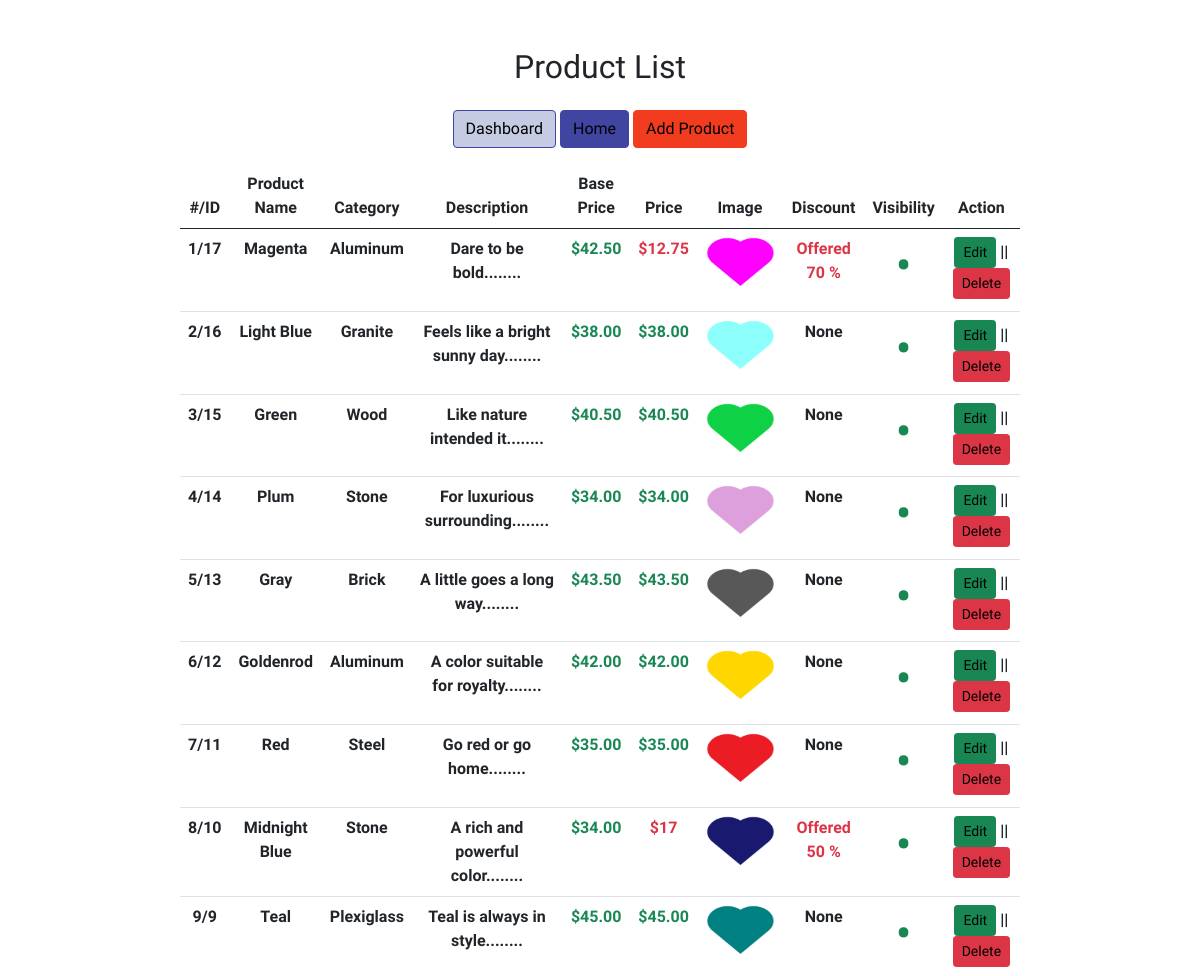
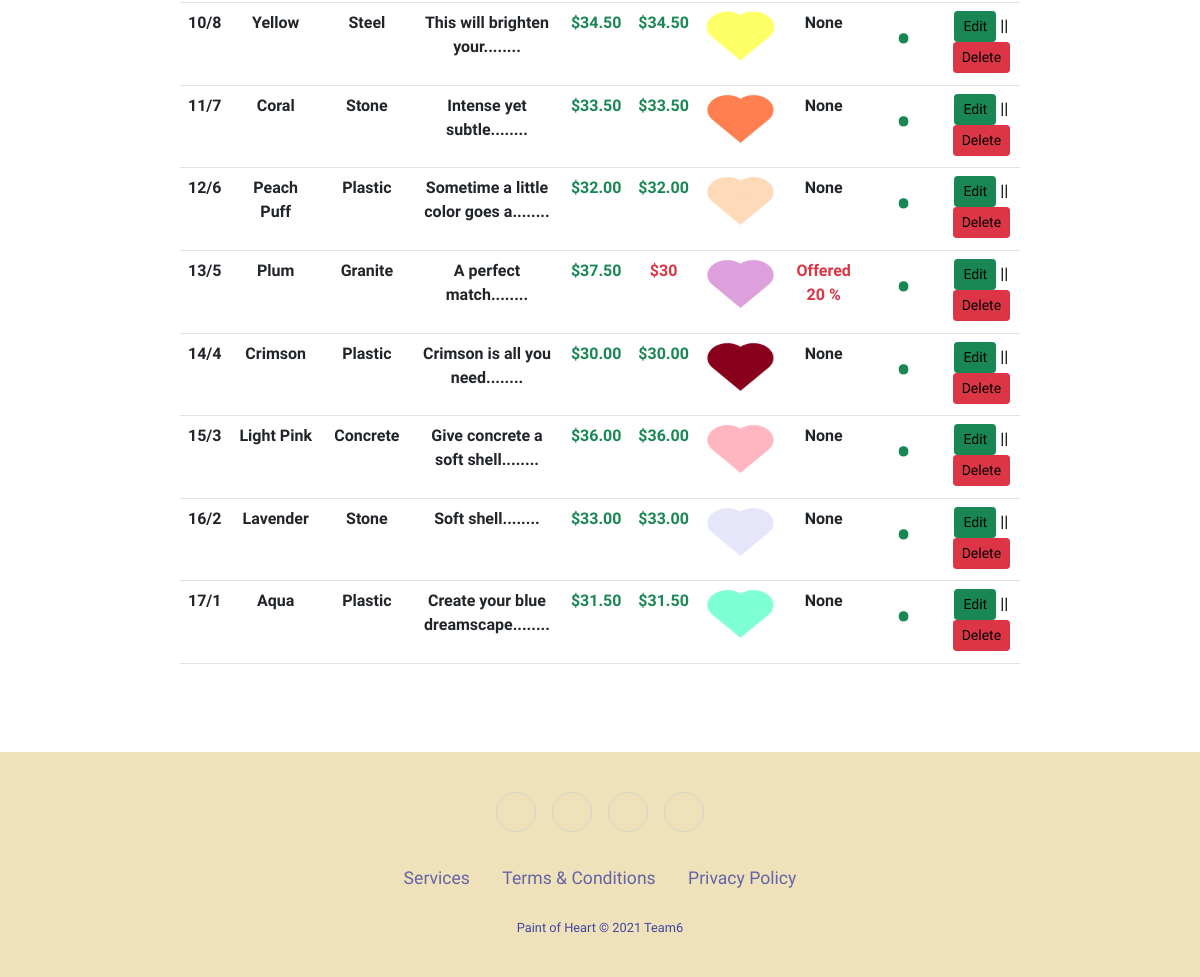
Screenshot of /actions/product_list.php (signed in) with the database file from the repository (2 pictures, top to bottom).
### tables this page shows
CREATE TABLE `products` (
  `id` int(11) NOT NULL,
  `name` varchar(50) NOT NULL,
  `fk_category` int(11) NOT NULL,
  `price` decimal(20,2) NOT NULL,
  `description` text NOT NULL,
  `image` text NOT NULL,
  `discount` int(3) NOT NULL DEFAULT 0,
  `visibility` int(1) NOT NULL DEFAULT 1
);

CREATE TABLE `category` (
  `id` int(11) NOT NULL,
  `catName` varchar(50) NOT NULL
);

### classes/database.class.php (called while the page is built, shortened)
<?php
Class Database{
    public $host   = "localhost";
    public $user   = "root";
    public $pass   = "";
    public $dbname = "team6_paintofheart";
    public $link;
    private function connectDB(){
    $this->link = new mysqli($this->host, $this->user, $this->pass,
    $this->dbname);
    mysqli_set_charset($this->link, "utf8");
    }
   public function select($query){
     $result = $this->link->query($query) or
      die($this->link->error.__LINE__);
     if($result->num_rows > 0){
       return $result;
     } else {
       return false;
     }
    }
   }
?>

### classes/product.class.php (called while the page is built, shortened)
<?php
class Product
{
	public $db;
	public function __construct()
	{
		$this->db = new Database();
	}
public function getAllProduct()
{
	$query = "SELECT `products`.*,`category`.`catName` FROM `products`
		INNER JOIN `category`
		ON `products`.`fk_category` = `category`.`id`
	 	ORDER BY `products`.`id` DESC";
		$selected_row = $this->db->select($query);
		return $selected_row;
	}
 }
?>

### classes/format.class.php (called while the page is built, shortened)
<?php
class Format{
  public function textShorten($text, $limit=200 ){
    $text = $text ." ";
    $text = substr($text, 0, $limit);
    $text = substr($text, 0, strrpos($text, " "));
    $text = $text ."........";
    return $text;
    }
}
?>

### actions/product_list.php (the view, shortened to what this page needs)
<?php
	$pd = new Product();
	$fm = new Format();
	?>
<!DOCTYPE html>
<html lang="en">
<head>
    <?php include_once '../components/boot.php';?>
	<link rel="stylesheet" href="../components/style.css">
	</head>
<div class="grid_10">
    <div class="box round first grid">
        <h2>Product List</h2>
        <div class="block">
		<td>
	<a href="../admin.php" class='btn btn-success my-3 dash-btn'>Dashboard</a>
	<a href="../home.php" class='btn btn-success my-3 home-btn'>Home</a>
	<a href="product_add.php" class='btn btn-success my-3 save-btn'>Add Product</a>
	</td>
            <table class="table" id="example">
			<thead>
				<tr>
					<th scope="col">#/ID</th>
					<th scope="col">Product Name</th>
					<th scope="col">Category</th>
					<th scope="col">Description</th>
					<th scope="col">Base Price</th>
					<th scope="col">Price</th>
					<th scope="col">Image</th>
					<th scope="col">Discount</th>
					<th scope="col">Visibility</th>
					<th scope="col">Action</th>
				</tr>
			</thead>
			<tbody>
		<?php
			$getData = $pd->getAllProduct();
			if ($getData) {
				$i=0;
				while ($product = $getData->fetch_assoc()) {
					$i++;
					$priceRounded = 0;
		?>
				<tr class="odd gradeX">
					<td><?php echo $i."/".$product['id']; ?></td>
					<td><?php echo $product['name'] ;?></td>
					<td><?php echo $product['catName'] ;?></td>
					<td><?php echo $fm->textShorten($product['description'],35) ;?></td>
					<td><?php
					  if($product['discount'] > 0) {
						  $discount=$product['discount'];
						  $price=$product['price'];
						  $dPrice=$price*((100-$discount)/100);
						  $priceRounded = round($dPrice, 2);
							echo "<span class='text-success'>$".$price."</span>" ;
						}else{
							echo "<span class='text-success'>$".$product['price']."</span>" ;
						}
						?>
					</td>
					<td><?php
					  if($product['discount'] > 0) {
							echo "<span class='text-danger'>$".$priceRounded."</span>" ;
						}else{
							echo "<span class='text-success'>$".$product['price']."</span>" ;
						}
						?>
					</td>
					<td><img src="<?php
                    echo $product['image'];?>" height="50px" width="70px"></td>
					<td>
					<?php
						if ($product['discount'] > 0) {
							echo "<span class='text-danger'>Offered ".$product['discount'] ." %</span>";
						}else{
							echo 'None';
						}
						?>
					</td>
						<td><?php
						if ($product['visibility']==1) {
							echo "<h1 class='status text-success display-5'>&bull;</h1>";
						} else {
							echo "<h2 class='status text-danger'>-</h2>";
						}
						?></td>
					<td><a class="btn btn-success btn-sm" href="product_edit.php?productId=<?php echo $product['id'] ?>">Edit</a> ||
					<a onclick="return confirm('Are you sure?')" class= "btn btn-danger btn-sm" href="?productId=<?php echo $product['id'] ?>">Delete</a></td>
				</tr>
		<?php } } ?>
			</tbody>
		</table>
    </div>
    </div>
</div>
<?php include '../components/footer.php';?>

### components/style.css (style rules this page uses)
* { font-family: "Martel", serif; }
a:link, a:hover, a:visited { color: black; text-decoration: none; }
.home-btn { background-color: #4045a1 !important; border-color: #4045a1; color: white; }
.save-btn { background-color: #f13c20 !important; border-color: #f13c20; color: white; }
.dash-btn { background-color: #c5cbe3 !important; border-color: #c5cbe3; color: black; border-color: #4045a1; }
html, body { height: 100%; margin: 0; padding: 0; }
.grid_10 { margin-top: 4%; margin-bottom: 4%; padding-bottom: 2%; text-align: center; }
#example { width: 70%; margin-left: 15%; margin-right: 15%; }
thead, tr, th { font-weight: bold; }

### rows the page displays
products: id "17", name "Magenta", fk_category.catName "Aluminum", description "Dare to be bold........", price "42.50", priceRounded "12.75", image (picture), discount "70"
products: id "16", name "Light Blue", fk_category.catName "Granite", description "Feels like a bright sunny day........", price "38.00", image (picture), discount "None"
products: id "15", name "Green", fk_category.catName "Wood", description "Like nature intended it........", price "40.50", image (picture), discount "None"
products: id "14", name "Plum", fk_category.catName "Stone", description "For luxurious surrounding........", price "34.00", image (picture), discount "None"
products: id "13", name "Gray", fk_category.catName "Brick", description "A little goes a long way........", price "43.50", image (picture), discount "None"
products: id "12", name "Goldenrod", fk_category.catName "Aluminum", description "A color suitable for royalty........", price "42.00", image (picture), discount "None"
products: id "11", name "Red", fk_category.catName "Steel", description "Go red or go home........", price "35.00", image (picture), discount "None"
products: id "10", name "Midnight Blue", fk_category.catName "Stone", description "A rich and powerful color........", price "34.00", priceRounded "17", image (picture), discount "50"
products: id "9", name "Teal", fk_category.catName "Plexiglass", description "Teal is always in style........", price "45.00", image (picture), discount "None"
products: id "8", name "Yellow", fk_category.catName "Steel", description "This will brighten your........", price "34.50", image (picture), discount "None"
products: id "7", name "Coral", fk_category.catName "Stone", description "Intense yet subtle........", price "33.50", image (picture), discount "None"
products: id "6", name "Peach Puff", fk_category.catName "Plastic", description "Sometime a little color goes a........", price "32.00", image (picture), discount "None"
products: id "5", name "Plum", fk_category.catName "Granite", description "A perfect match........", price "37.50", priceRounded "30", image (picture), discount "20"
products: id "4", name "Crimson", fk_category.catName "Plastic", description "Crimson is all you need........", price "30.00", image (picture), discount "None"
products: id "3", name "Light Pink", fk_category.catName "Concrete", description "Give concrete a soft shell........", price "36.00", image (picture), discount "None"
products: id "2", name "Lavender", fk_category.catName "Stone", description "Soft shell........", price "33.00", image (picture), discount "None"
products: id "1", name "Aqua", fk_category.catName "Plastic", description "Create your blue dreamscape........", price "31.50", image (picture), discount "None"
